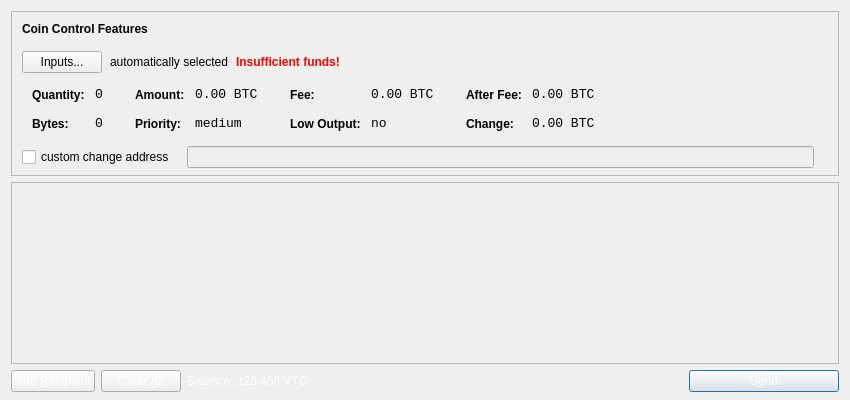
<?xml version="1.0" encoding="UTF-8"?>
<ui version="4.0">
 <class>SendCoinsDialog</class>
 <widget class="QDialog" name="SendCoinsDialog">
  <property name="geometry">
   <rect>
    <x>0</x>
    <y>0</y>
    <width>850</width>
    <height>400</height>
   </rect>
  </property>
  <property name="windowTitle">
   <string>Send Coins</string>
  </property>
  <layout class="QVBoxLayout" name="verticalLayout" stretch="0,1,0">
   <property name="bottomMargin">
    <number>8</number>
   </property>
   <item>
    <widget class="QFrame" name="frameCoinControl">
     <property name="sizePolicy">
      <sizepolicy hsizetype="Expanding" vsizetype="Expanding">
       <horstretch>0</horstretch>
       <verstretch>0</verstretch>
      </sizepolicy>
     </property>
     <property name="maximumSize">
      <size>
       <width>16777215</width>
       <height>16777215</height>
      </size>
     </property>
     <property name="frameShape">
      <enum>QFrame::StyledPanel</enum>
     </property>
     <property name="frameShadow">
      <enum>QFrame::Sunken</enum>
     </property>
     <layout class="QVBoxLayout" name="verticalLayoutCoinControl2">
      <property name="spacing">
       <number>7</number>
      </property>
      <property name="leftMargin">
       <number>0</number>
      </property>
      <property name="topMargin">
       <number>0</number>
      </property>
      <property name="rightMargin">
       <number>0</number>
      </property>
      <property name="bottomMargin">
       <number>6</number>
      </property>
      <item>
       <layout class="QVBoxLayout" name="verticalLayoutCoinControl" stretch="0,0,0,0,1">
        <property name="spacing">
         <number>0</number>
        </property>
        <property name="leftMargin">
         <number>10</number>
        </property>
        <property name="topMargin">
         <number>10</number>
        </property>
        <item>
         <layout class="QHBoxLayout" name="horizontalLayoutCoinControl1">
          <property name="bottomMargin">
           <number>15</number>
          </property>
          <item>
           <widget class="QLabel" name="labelCoinControlFeatures">
            <property name="sizePolicy">
             <sizepolicy hsizetype="Preferred" vsizetype="Maximum">
              <horstretch>0</horstretch>
              <verstretch>0</verstretch>
             </sizepolicy>
            </property>
            <property name="font">
             <font>
              <weight>75</weight>
              <bold>true</bold>
             </font>
            </property>
            <property name="styleSheet">
             <string notr="true">font-weight:bold;</string>
            </property>
            <property name="text">
             <string>Coin Control Features</string>
            </property>
           </widget>
          </item>
         </layout>
        </item>
        <item>
         <layout class="QHBoxLayout" name="horizontalLayoutCoinControl2" stretch="0,0,0,0">
          <property name="spacing">
           <number>8</number>
          </property>
          <property name="bottomMargin">
           <number>10</number>
          </property>
          <item>
           <widget class="QPushButton" name="pushButtonCoinControl">
            <property name="styleSheet">
             <string notr="true"/>
            </property>
            <property name="text">
             <string>Inputs...</string>
            </property>
           </widget>
          </item>
          <item>
           <widget class="QLabel" name="labelCoinControlAutomaticallySelected">
            <property name="text">
             <string>automatically selected</string>
            </property>
            <property name="margin">
             <number>5</number>
            </property>
           </widget>
          </item>
          <item>
           <widget class="QLabel" name="labelCoinControlInsuffFunds">
            <property name="font">
             <font>
              <weight>75</weight>
              <bold>true</bold>
             </font>
            </property>
            <property name="styleSheet">
             <string notr="true">color:red;font-weight:bold;</string>
            </property>
            <property name="text">
             <string>Insufficient funds!</string>
            </property>
            <property name="margin">
             <number>5</number>
            </property>
           </widget>
          </item>
          <item>
           <spacer name="horizontalSpacerCoinControl">
            <property name="orientation">
             <enum>Qt::Horizontal</enum>
            </property>
            <property name="sizeHint" stdset="0">
             <size>
              <width>40</width>
              <height>1</height>
             </size>
            </property>
           </spacer>
          </item>
         </layout>
        </item>
        <item>
         <widget class="QWidget" name="widgetCoinControl" native="true">
          <property name="sizePolicy">
           <sizepolicy hsizetype="Preferred" vsizetype="Preferred">
            <horstretch>0</horstretch>
            <verstretch>0</verstretch>
           </sizepolicy>
          </property>
          <property name="minimumSize">
           <size>
            <width>0</width>
            <height>0</height>
           </size>
          </property>
          <property name="styleSheet">
           <string notr="true"/>
          </property>
          <layout class="QHBoxLayout" name="horizontalLayoutCoinControl5">
           <property name="margin">
            <number>0</number>
           </property>
           <item>
            <layout class="QHBoxLayout" name="horizontalLayoutCoinControl3" stretch="0,0,0,1">
             <property name="spacing">
              <number>20</number>
             </property>
             <property name="topMargin">
              <number>0</number>
             </property>
             <property name="bottomMargin">
              <number>10</number>
             </property>
             <item>
              <layout class="QFormLayout" name="formLayoutCoinControl1">
               <property name="horizontalSpacing">
                <number>10</number>
               </property>
               <property name="verticalSpacing">
                <number>14</number>
               </property>
               <property name="leftMargin">
                <number>10</number>
               </property>
               <property name="topMargin">
                <number>4</number>
               </property>
               <property name="rightMargin">
                <number>6</number>
               </property>
               <item row="0" column="0">
                <widget class="QLabel" name="labelCoinControlQuantityText">
                 <property name="styleSheet">
                  <string notr="true">font-weight:bold;</string>
                 </property>
                 <property name="text">
                  <string>Quantity:</string>
                 </property>
                 <property name="margin">
                  <number>0</number>
                 </property>
                </widget>
               </item>
               <item row="0" column="1">
                <widget class="QLabel" name="labelCoinControlQuantity">
                 <property name="font">
                  <font>
                   <family>Monospace</family>
                   <pointsize>10</pointsize>
                  </font>
                 </property>
                 <property name="cursor">
                  <cursorShape>IBeamCursor</cursorShape>
                 </property>
                 <property name="contextMenuPolicy">
                  <enum>Qt::ActionsContextMenu</enum>
                 </property>
                 <property name="text">
                  <string notr="true">0</string>
                 </property>
                 <property name="margin">
                  <number>0</number>
                 </property>
                 <property name="textInteractionFlags">
                  <set>Qt::LinksAccessibleByMouse|Qt::TextSelectableByKeyboard|Qt::TextSelectableByMouse</set>
                 </property>
                </widget>
               </item>
               <item row="1" column="0">
                <widget class="QLabel" name="labelCoinControlBytesText">
                 <property name="styleSheet">
                  <string notr="true">font-weight:bold;</string>
                 </property>
                 <property name="text">
                  <string>Bytes:</string>
                 </property>
                </widget>
               </item>
               <item row="1" column="1">
                <widget class="QLabel" name="labelCoinControlBytes">
                 <property name="font">
                  <font>
                   <family>Monospace</family>
                   <pointsize>10</pointsize>
                  </font>
                 </property>
                 <property name="cursor">
                  <cursorShape>IBeamCursor</cursorShape>
                 </property>
                 <property name="contextMenuPolicy">
                  <enum>Qt::ActionsContextMenu</enum>
                 </property>
                 <property name="text">
                  <string notr="true">0</string>
                 </property>
                 <property name="textInteractionFlags">
                  <set>Qt::LinksAccessibleByMouse|Qt::TextSelectableByKeyboard|Qt::TextSelectableByMouse</set>
                 </property>
                </widget>
               </item>
              </layout>
             </item>
             <item>
              <layout class="QFormLayout" name="formLayoutCoinControl2">
               <property name="horizontalSpacing">
                <number>10</number>
               </property>
               <property name="verticalSpacing">
                <number>14</number>
               </property>
               <property name="leftMargin">
                <number>6</number>
               </property>
               <property name="topMargin">
                <number>4</number>
               </property>
               <property name="rightMargin">
                <number>6</number>
               </property>
               <item row="0" column="0">
                <widget class="QLabel" name="labelCoinControlAmountText">
                 <property name="styleSheet">
                  <string notr="true">font-weight:bold;</string>
                 </property>
                 <property name="text">
                  <string>Amount:</string>
                 </property>
                 <property name="margin">
                  <number>0</number>
                 </property>
                </widget>
               </item>
               <item row="0" column="1">
                <widget class="QLabel" name="labelCoinControlAmount">
                 <property name="font">
                  <font>
                   <family>Monospace</family>
                   <pointsize>10</pointsize>
                  </font>
                 </property>
                 <property name="cursor">
                  <cursorShape>IBeamCursor</cursorShape>
                 </property>
                 <property name="contextMenuPolicy">
                  <enum>Qt::ActionsContextMenu</enum>
                 </property>
                 <property name="text">
                  <string notr="true">0.00 BTC</string>
                 </property>
                 <property name="textInteractionFlags">
                  <set>Qt::LinksAccessibleByMouse|Qt::TextSelectableByKeyboard|Qt::TextSelectableByMouse</set>
                 </property>
                </widget>
               </item>
               <item row="1" column="0">
                <widget class="QLabel" name="labelCoinControlPriorityText">
                 <property name="styleSheet">
                  <string notr="true">font-weight:bold;</string>
                 </property>
                 <property name="text">
                  <string>Priority:</string>
                 </property>
                </widget>
               </item>
               <item row="1" column="1">
                <widget class="QLabel" name="labelCoinControlPriority">
                 <property name="font">
                  <font>
                   <family>Monospace</family>
                   <pointsize>10</pointsize>
                  </font>
                 </property>
                 <property name="cursor">
                  <cursorShape>IBeamCursor</cursorShape>
                 </property>
                 <property name="contextMenuPolicy">
                  <enum>Qt::ActionsContextMenu</enum>
                 </property>
                 <property name="text">
                  <string>medium</string>
                 </property>
                 <property name="textInteractionFlags">
                  <set>Qt::LinksAccessibleByMouse|Qt::TextSelectableByKeyboard|Qt::TextSelectableByMouse</set>
                 </property>
                </widget>
               </item>
              </layout>
             </item>
             <item>
              <layout class="QFormLayout" name="formLayoutCoinControl3">
               <property name="horizontalSpacing">
                <number>10</number>
               </property>
               <property name="verticalSpacing">
                <number>14</number>
               </property>
               <property name="leftMargin">
                <number>6</number>
               </property>
               <property name="topMargin">
                <number>4</number>
               </property>
               <property name="rightMargin">
                <number>6</number>
               </property>
               <item row="0" column="0">
                <widget class="QLabel" name="labelCoinControlFeeText">
                 <property name="styleSheet">
                  <string notr="true">font-weight:bold;</string>
                 </property>
                 <property name="text">
                  <string>Fee:</string>
                 </property>
                 <property name="margin">
                  <number>0</number>
                 </property>
                </widget>
               </item>
               <item row="0" column="1">
                <widget class="QLabel" name="labelCoinControlFee">
                 <property name="font">
                  <font>
                   <family>Monospace</family>
                   <pointsize>10</pointsize>
                  </font>
                 </property>
                 <property name="cursor">
                  <cursorShape>IBeamCursor</cursorShape>
                 </property>
                 <property name="contextMenuPolicy">
                  <enum>Qt::ActionsContextMenu</enum>
                 </property>
                 <property name="text">
                  <string notr="true">0.00 BTC</string>
                 </property>
                 <property name="textInteractionFlags">
                  <set>Qt::LinksAccessibleByMouse|Qt::TextSelectableByKeyboard|Qt::TextSelectableByMouse</set>
                 </property>
                </widget>
               </item>
               <item row="1" column="0">
                <widget class="QLabel" name="labelCoinControlLowOutputText">
                 <property name="styleSheet">
                  <string notr="true">font-weight:bold;</string>
                 </property>
                 <property name="text">
                  <string>Low Output:</string>
                 </property>
                </widget>
               </item>
               <item row="1" column="1">
                <widget class="QLabel" name="labelCoinControlLowOutput">
                 <property name="font">
                  <font>
                   <family>Monospace</family>
                   <pointsize>10</pointsize>
                  </font>
                 </property>
                 <property name="cursor">
                  <cursorShape>IBeamCursor</cursorShape>
                 </property>
                 <property name="contextMenuPolicy">
                  <enum>Qt::ActionsContextMenu</enum>
                 </property>
                 <property name="text">
                  <string>no</string>
                 </property>
                 <property name="textInteractionFlags">
                  <set>Qt::LinksAccessibleByMouse|Qt::TextSelectableByKeyboard|Qt::TextSelectableByMouse</set>
                 </property>
                </widget>
               </item>
              </layout>
             </item>
             <item>
              <layout class="QFormLayout" name="formLayoutCoinControl4">
               <property name="horizontalSpacing">
                <number>10</number>
               </property>
               <property name="verticalSpacing">
                <number>14</number>
               </property>
               <property name="leftMargin">
                <number>6</number>
               </property>
               <property name="topMargin">
                <number>4</number>
               </property>
               <property name="rightMargin">
                <number>6</number>
               </property>
               <item row="0" column="0">
                <widget class="QLabel" name="labelCoinControlAfterFeeText">
                 <property name="styleSheet">
                  <string notr="true">font-weight:bold;</string>
                 </property>
                 <property name="text">
                  <string>After Fee:</string>
                 </property>
                 <property name="margin">
                  <number>0</number>
                 </property>
                </widget>
               </item>
               <item row="0" column="1">
                <widget class="QLabel" name="labelCoinControlAfterFee">
                 <property name="font">
                  <font>
                   <family>Monospace</family>
                   <pointsize>10</pointsize>
                  </font>
                 </property>
                 <property name="cursor">
                  <cursorShape>IBeamCursor</cursorShape>
                 </property>
                 <property name="contextMenuPolicy">
                  <enum>Qt::ActionsContextMenu</enum>
                 </property>
                 <property name="text">
                  <string notr="true">0.00 BTC</string>
                 </property>
                 <property name="textInteractionFlags">
                  <set>Qt::LinksAccessibleByMouse|Qt::TextSelectableByKeyboard|Qt::TextSelectableByMouse</set>
                 </property>
                </widget>
               </item>
               <item row="1" column="0">
                <widget class="QLabel" name="labelCoinControlChangeText">
                 <property name="styleSheet">
                  <string notr="true">font-weight:bold;</string>
                 </property>
                 <property name="text">
                  <string>Change:</string>
                 </property>
                </widget>
               </item>
               <item row="1" column="1">
                <widget class="QLabel" name="labelCoinControlChange">
                 <property name="font">
                  <font>
                   <family>Monospace</family>
                   <pointsize>10</pointsize>
                  </font>
                 </property>
                 <property name="cursor">
                  <cursorShape>IBeamCursor</cursorShape>
                 </property>
                 <property name="contextMenuPolicy">
                  <enum>Qt::ActionsContextMenu</enum>
                 </property>
                 <property name="text">
                  <string notr="true">0.00 BTC</string>
                 </property>
                 <property name="textInteractionFlags">
                  <set>Qt::LinksAccessibleByMouse|Qt::TextSelectableByKeyboard|Qt::TextSelectableByMouse</set>
                 </property>
                </widget>
               </item>
              </layout>
             </item>
            </layout>
           </item>
          </layout>
         </widget>
        </item>
        <item>
         <layout class="QHBoxLayout" name="horizontalLayoutCoinControl4" stretch="0,0,0">
          <property name="spacing">
           <number>12</number>
          </property>
          <property name="sizeConstraint">
           <enum>QLayout::SetDefaultConstraint</enum>
          </property>
          <property name="topMargin">
           <number>5</number>
          </property>
          <property name="rightMargin">
           <number>5</number>
          </property>
          <item>
           <widget class="QCheckBox" name="checkBoxCoinControlChange">
            <property name="text">
             <string>custom change address</string>
            </property>
           </widget>
          </item>
          <item>
           <widget class="QLineEdit" name="lineEditCoinControlChange">
            <property name="enabled">
             <bool>false</bool>
            </property>
            <property name="sizePolicy">
             <sizepolicy hsizetype="Expanding" vsizetype="Fixed">
              <horstretch>0</horstretch>
              <verstretch>0</verstretch>
             </sizepolicy>
            </property>
           </widget>
          </item>
          <item>
           <widget class="QLabel" name="labelCoinControlChangeLabel">
            <property name="sizePolicy">
             <sizepolicy hsizetype="Preferred" vsizetype="Expanding">
              <horstretch>0</horstretch>
              <verstretch>0</verstretch>
             </sizepolicy>
            </property>
            <property name="minimumSize">
             <size>
              <width>0</width>
              <height>0</height>
             </size>
            </property>
            <property name="text">
             <string/>
            </property>
            <property name="margin">
             <number>3</number>
            </property>
           </widget>
          </item>
         </layout>
        </item>
        <item>
         <spacer name="verticalSpacerCoinControl">
          <property name="orientation">
           <enum>Qt::Vertical</enum>
          </property>
          <property name="sizeHint" stdset="0">
           <size>
            <width>800</width>
            <height>1</height>
           </size>
          </property>
         </spacer>
        </item>
       </layout>
      </item>
     </layout>
    </widget>
   </item>
   <item>
    <widget class="QScrollArea" name="scrollArea">
     <property name="widgetResizable">
      <bool>true</bool>
     </property>
     <widget class="QWidget" name="scrollAreaWidgetContents">
      <property name="geometry">
       <rect>
        <x>0</x>
        <y>0</y>
        <width>824</width>
        <height>133</height>
       </rect>
      </property>
      <layout class="QVBoxLayout" name="verticalLayout_2">
       <property name="margin">
        <number>0</number>
       </property>
       <item>
        <layout class="QVBoxLayout" name="entries">
         <property name="spacing">
          <number>6</number>
         </property>
        </layout>
       </item>
       <item>
        <spacer name="verticalSpacer">
         <property name="orientation">
          <enum>Qt::Vertical</enum>
         </property>
         <property name="sizeHint" stdset="0">
          <size>
           <width>20</width>
           <height>40</height>
          </size>
         </property>
        </spacer>
       </item>
      </layout>
     </widget>
    </widget>
   </item>
   <item>
    <layout class="QHBoxLayout" name="horizontalLayout">
     <item>
      <widget class="QPushButton" name="addButton">
       <property name="toolTip">
        <string>Send to multiple recipients at once</string>
       </property>
       <property name="styleSheet">
        <string notr="true">color: rgb(255, 255, 255);</string>
       </property>
       <property name="text">
        <string>Add &amp;Recipient</string>
       </property>
       <property name="icon">
        <iconset resource="../bitcoin.qrc">
         <normaloff>:/icons/add</normaloff>:/icons/add</iconset>
       </property>
       <property name="autoDefault">
        <bool>false</bool>
       </property>
      </widget>
     </item>
     <item>
      <widget class="QPushButton" name="clearButton">
       <property name="sizePolicy">
        <sizepolicy hsizetype="Minimum" vsizetype="Fixed">
         <horstretch>0</horstretch>
         <verstretch>0</verstretch>
        </sizepolicy>
       </property>
       <property name="toolTip">
        <string>Remove all transaction fields</string>
       </property>
       <property name="styleSheet">
        <string notr="true">color: rgb(255, 255, 255);</string>
       </property>
       <property name="text">
        <string>Clear &amp;All</string>
       </property>
       <property name="icon">
        <iconset resource="../bitcoin.qrc">
         <normaloff>:/icons/remove</normaloff>:/icons/remove</iconset>
       </property>
       <property name="autoRepeatDelay">
        <number>300</number>
       </property>
       <property name="autoDefault">
        <bool>false</bool>
       </property>
      </widget>
     </item>
     <item>
      <layout class="QHBoxLayout" name="horizontalLayout_2">
       <property name="spacing">
        <number>3</number>
       </property>
       <item>
        <widget class="QLabel" name="label">
         <property name="palette">
          <palette>
           <active>
            <colorrole role="WindowText">
             <brush brushstyle="SolidPattern">
              <color alpha="255">
               <red>255</red>
               <green>255</green>
               <blue>255</blue>
              </color>
             </brush>
            </colorrole>
           </active>
           <inactive>
            <colorrole role="WindowText">
             <brush brushstyle="SolidPattern">
              <color alpha="255">
               <red>255</red>
               <green>255</green>
               <blue>255</blue>
              </color>
             </brush>
            </colorrole>
           </inactive>
           <disabled>
            <colorrole role="WindowText">
             <brush brushstyle="SolidPattern">
              <color alpha="255">
               <red>106</red>
               <green>104</green>
               <blue>100</blue>
              </color>
             </brush>
            </colorrole>
           </disabled>
          </palette>
         </property>
         <property name="text">
          <string>Balance:</string>
         </property>
        </widget>
       </item>
       <item>
        <widget class="QLabel" name="labelBalance">
         <property name="palette">
          <palette>
           <active>
            <colorrole role="WindowText">
             <brush brushstyle="SolidPattern">
              <color alpha="255">
               <red>255</red>
               <green>255</green>
               <blue>255</blue>
              </color>
             </brush>
            </colorrole>
           </active>
           <inactive>
            <colorrole role="WindowText">
             <brush brushstyle="SolidPattern">
              <color alpha="255">
               <red>255</red>
               <green>255</green>
               <blue>255</blue>
              </color>
             </brush>
            </colorrole>
           </inactive>
           <disabled>
            <colorrole role="WindowText">
             <brush brushstyle="SolidPattern">
              <color alpha="255">
               <red>106</red>
               <green>104</green>
               <blue>100</blue>
              </color>
             </brush>
            </colorrole>
           </disabled>
          </palette>
         </property>
         <property name="cursor">
          <cursorShape>IBeamCursor</cursorShape>
         </property>
         <property name="text">
          <string>123.456 VTC</string>
         </property>
         <property name="textInteractionFlags">
          <set>Qt::LinksAccessibleByMouse|Qt::TextSelectableByKeyboard|Qt::TextSelectableByMouse</set>
         </property>
        </widget>
       </item>
      </layout>
     </item>
     <item>
      <spacer name="horizontalSpacer">
       <property name="orientation">
        <enum>Qt::Horizontal</enum>
       </property>
       <property name="sizeHint" stdset="0">
        <size>
         <width>40</width>
         <height>20</height>
        </size>
       </property>
      </spacer>
     </item>
     <item>
      <widget class="QPushButton" name="sendButton">
       <property name="minimumSize">
        <size>
         <width>150</width>
         <height>0</height>
        </size>
       </property>
       <property name="toolTip">
        <string>Confirm the send action</string>
       </property>
       <property name="styleSheet">
        <string notr="true">color: rgb(255, 255, 255);</string>
       </property>
       <property name="text">
        <string>S&amp;end</string>
       </property>
       <property name="icon">
        <iconset resource="../bitcoin.qrc">
         <normaloff>:/icons/send</normaloff>:/icons/send</iconset>
       </property>
       <property name="default">
        <bool>true</bool>
       </property>
      </widget>
     </item>
    </layout>
   </item>
  </layout>
 </widget>
 <resources>
  <include location="../bitcoin.qrc"/>
 </resources>
 <connections/>
</ui>
